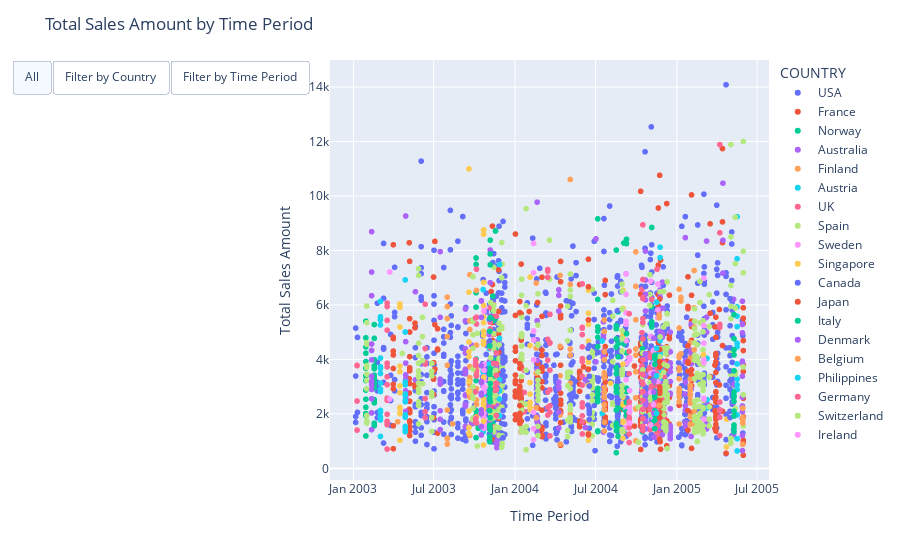

Notebook code for this chart:
### Code cell
## part 13 :

# Interactive Visualizations
# Create an interactive figure
fig = px.scatter(newdf2, x='ORDERDATE', y='SALES', color='COUNTRY')

# Add interactive features
fig.update_layout(
    title='Total Sales Amount by Time Period',
    xaxis=dict(title='Time Period'),
    yaxis=dict(title='Total Sales Amount'),
    hovermode='closest',
    updatemenus=[
        dict(
            type='buttons',
            direction='right',
            active=0,
            buttons=list([
                dict(
                    label='All',
                    method='update',
                    args=[{'visible': [True] * len(newdf2)}]
                ),
                dict(
                    label='Filter by Country',
                    method='update',
                    args=[{'visible':newdf2['COUNTRY'] == 'Selected_Country'}]  # Replace 'Selected_Country' with the desired country name
                ),
                dict(
                    label='Filter by Time Period',
                    method='update',
                    args=[{'visible':newdf2['ORDERDATE'] == 'Selected_Time_Period'}]  # Replace 'Selected_Time_Period' with the desired time period
                )
            ])
        )
    ]
)

# Show the interactive plot
fig
